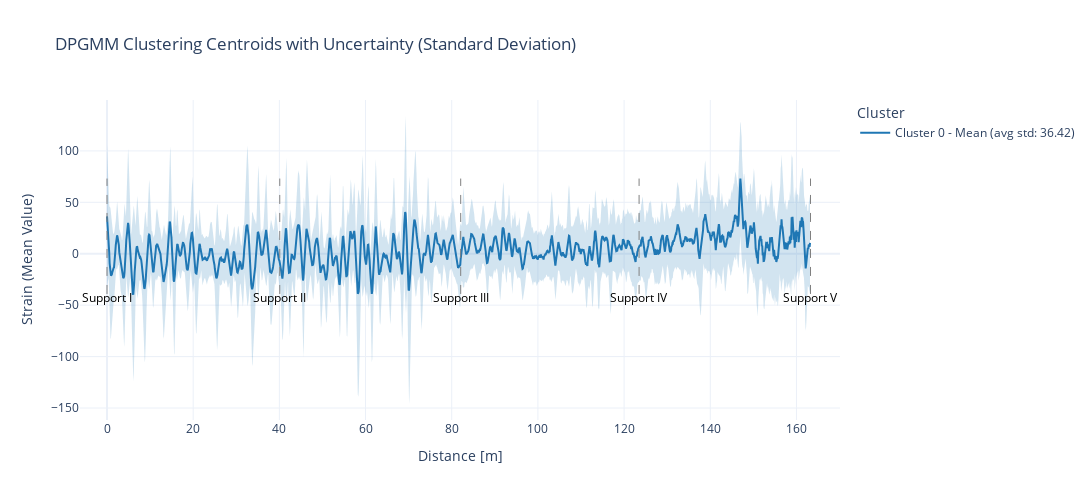

This figure's notebook cell:
### Markdown cell above
### Cluster Visualization
Visualizes the representative strain distribution of each cluster in the form of mean strain (dark) and standard deviation of strain (light shade).

### Code cell
clusters_to_keep = [0,7] # 'all' or a list of cluster indices
save_path = OUTPUT_DIR / 'strain_distributions' / 'DPGMM' / 'C_step_size_7' / "C_['0', '4']_mean_and_std.pdf"
beam = beam_C
clustering_visualization.plot_cluster_mean_and_std(data_with_dpgmm, clusters_to_keep, cluster_color_map, 'DPGMM', beam, save_dir, save=False)

### Figure 1 — Plotly figure (JSON) as saved in the notebook; plotly's stock layout.template omitted (floating-point values rounded to 4 significant figures; data arrays with more than 128 entries replaced by an {"elided": "..."} marker saying what was removed)
{"data": [{"hoverinfo": "skip", "line": {"width": 0}, "mode": "lines", "showlegend": false, "type": "scatter", "x": {"elided": "1606 float values"}, "y": {"elided": "1606 float values"}}, {"fill": "tonexty", "fillcolor": "rgba(31, 119, 180,0.2)", "hoverinfo": "skip", "line": {"width": 0}, "mode": "lines", "name": "Cluster 0 ± std", "showlegend": false, "type": "scatter", "x": {"elided": "1606 float values"}, "y": {"elided": "1606 float values"}}, {"line": {"color": "rgb(31, 119, 180)", "width": 2}, "mode": "lines", "name": "Cluster 0 - Mean (avg std: 36.42)", "type": "scatter", "x": {"elided": "1606 float values"}, "y": {"elided": "1606 float values"}}], "layout": {"annotations": [{"font": {"color": "black", "size": 12}, "showarrow": false, "text": "Support I", "x": 0, "xanchor": "center", "y": -43.0}, {"font": {"color": "black", "size": 12}, "showarrow": false, "text": "Support II", "x": 40.09, "xanchor": "center", "y": -43.0}, {"font": {"color": "black", "size": 12}, "showarrow": false, "text": "Support III", "x": 82.08, "xanchor": "center", "y": -43.0}, {"font": {"color": "black", "size": 12}, "showarrow": false, "text": "Support IV", "x": 123.5, "xanchor": "center", "y": -43.0}, {"font": {"color": "black", "size": 12}, "showarrow": false, "text": "Support V", "x": 163.3, "xanchor": "center", "y": -43.0}], "height": 500, "legend": {"title": {"text": "Cluster"}}, "shapes": [{"line": {"color": "grey", "dash": "dash", "width": 1}, "type": "line", "x0": 0, "x1": 0, "y0": -39.1, "y1": 73.13}, {"line": {"color": "grey", "dash": "dash", "width": 1}, "type": "line", "x0": 40.09, "x1": 40.09, "y0": -39.1, "y1": 73.13}, {"line": {"color": "grey", "dash": "dash", "width": 1}, "type": "line", "x0": 82.08, "x1": 82.08, "y0": -39.1, "y1": 73.13}, {"line": {"color": "grey", "dash": "dash", "width": 1}, "type": "line", "x0": 123.5, "x1": 123.5, "y0": -39.1, "y1": 73.13}, {"line": {"color": "grey", "dash": "dash", "width": 1}, "type": "line", "x0": 163.3, "x1": 163.3, "y0": -39.1, "y1": 73.13}], "title": {"text": "DPGMM Clustering Centroids with Uncertainty (Standard Deviation)"}, "width": 1500, "xaxis": {"title": {"text": "Distance [m]"}}, "yaxis": {"title": {"text": "Strain (Mean Value)"}}}}
